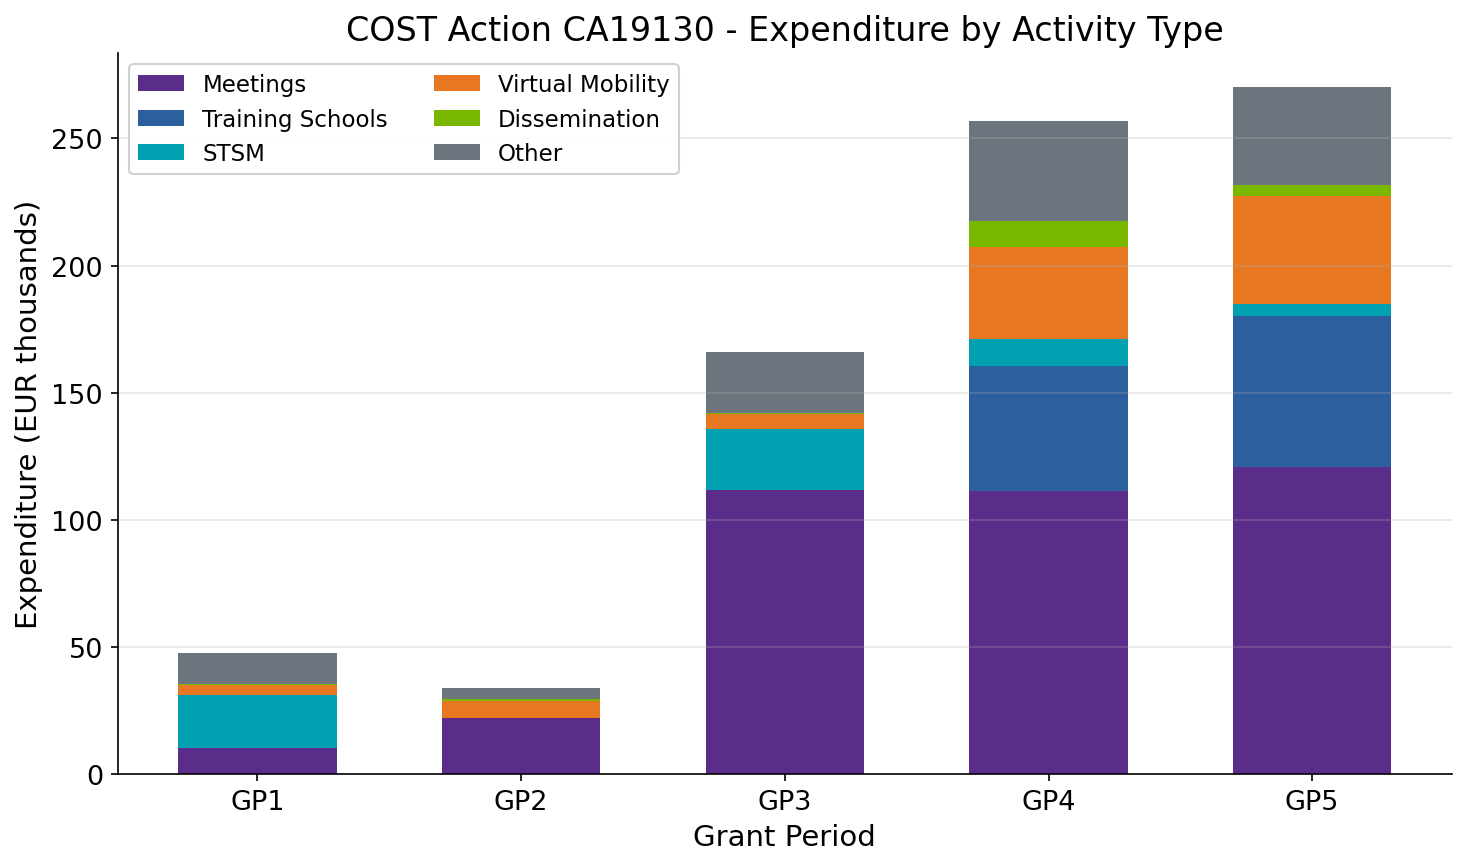

The Python source for this figure:
"""Budget by Activity Type - Stacked Bar Chart"""
import matplotlib.pyplot as plt
import numpy as np
from pathlib import Path

plt.rcParams.update({
    'font.size': 14, 'axes.labelsize': 14, 'axes.titlesize': 16,
    'xtick.labelsize': 13, 'ytick.labelsize': 13, 'legend.fontsize': 11,
    'figure.figsize': (10, 6), 'figure.dpi': 150
})

COST_PURPLE = '#5B2D8A'
COST_BLUE = '#2B5F9E'
COST_TEAL = '#00A0B0'
COST_ORANGE = '#E87722'
COST_GREEN = '#7AB800'
COST_GRAY = '#6c757d'

# Data by category for each GP
categories = ['Meetings', 'Training Schools', 'STSM', 'Virtual Mobility', 'Dissemination', 'Other']
colors = [COST_PURPLE, COST_BLUE, COST_TEAL, COST_ORANGE, COST_GREEN, COST_GRAY]

gps = ['GP1', 'GP2', 'GP3', 'GP4', 'GP5']
data = {
    'Meetings': [10.3, 22.1, 111.6, 111.3, 120.8],
    'Training Schools': [0, 0, 0, 49.4, 59.4],
    'STSM': [20.8, 0, 24.1, 10.5, 4.6],
    'Virtual Mobility': [4.0, 6.8, 6.0, 36.0, 42.5],
    'Dissemination': [0.3, 0.5, 0.5, 10.5, 4.3],
    'Other': [12.1, 4.4, 24.0, 39.2, 38.7]
}

x = np.arange(len(gps))
width = 0.6

fig, ax = plt.subplots(figsize=(10, 6))

bottom = np.zeros(len(gps))
for i, (cat, color) in enumerate(zip(categories, colors)):
    values = data[cat]
    ax.bar(x, values, width, label=cat, bottom=bottom, color=color)
    bottom += values

ax.set_xlabel('Grant Period')
ax.set_ylabel('Expenditure (EUR thousands)')
ax.set_title('COST Action CA19130 - Expenditure by Activity Type')
ax.set_xticks(x)
ax.set_xticklabels(gps)
ax.legend(loc='upper left', framealpha=0.9, ncol=2)

ax.spines['top'].set_visible(False)
ax.spines['right'].set_visible(False)
ax.grid(axis='y', alpha=0.3)

plt.tight_layout()
plt.savefig(Path(__file__).parent / 'chart.pdf', dpi=300, bbox_inches='tight')
plt.savefig(Path(__file__).parent / 'chart.png', dpi=150, bbox_inches='tight')
plt.close()
print("Chart saved: 02_budget_by_activity")
